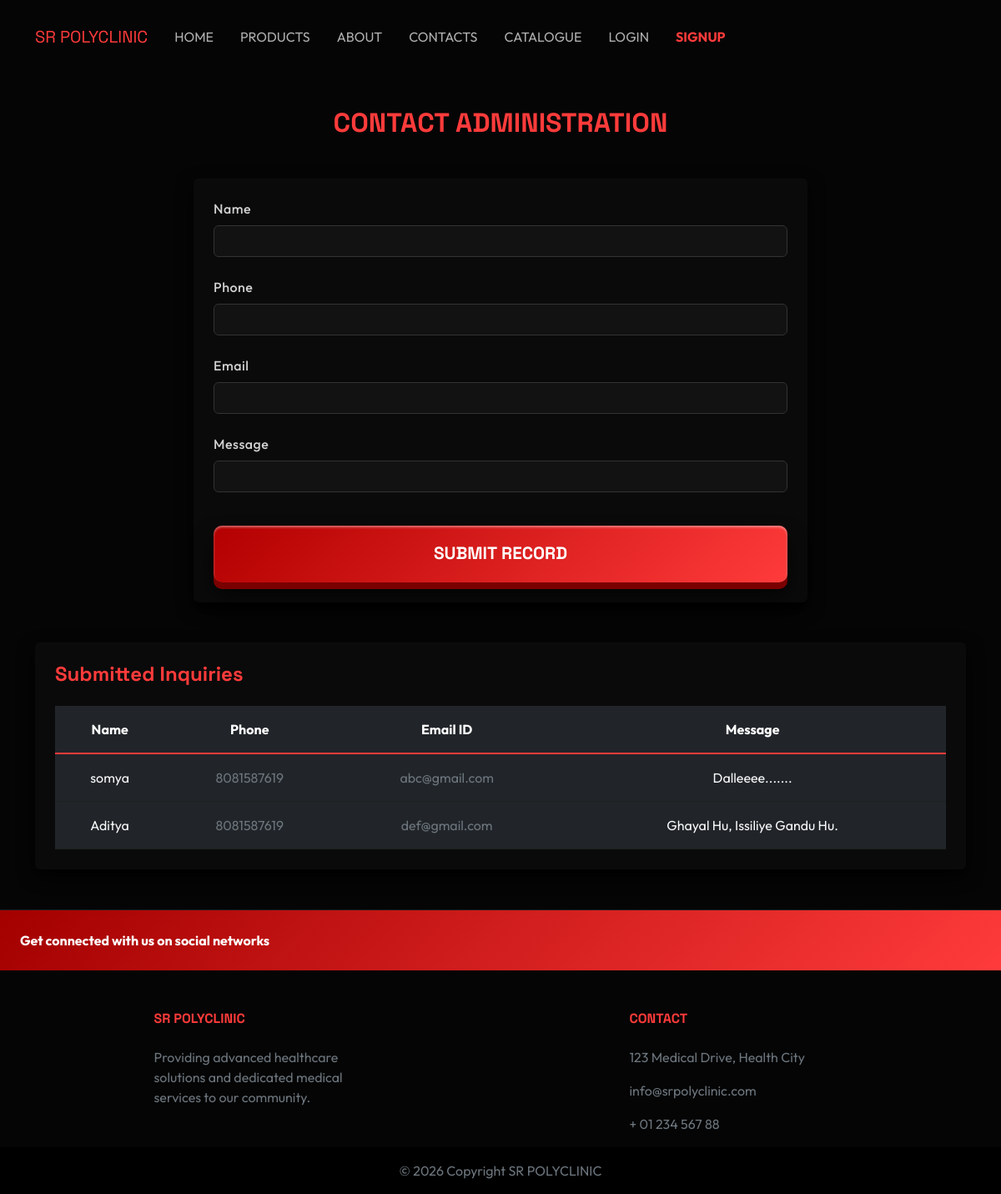
Page /contact/ on the committed database.
### Shop/models.py (models this page shows, shortened)
class Contact(models.Model):
    name = models.CharField(max_length=100)
    phone = models.CharField(max_length=100)
    emailid = models.EmailField(max_length=100)
    msg = models.TextField()

### Shop/views.py (the view, shortened to what this page needs)
# urls.py: path('contact/', views.contact, name="contact"),
def contact(r):
    d = Contact.objects.all()
    return render(r, 'contact.html', {'data': d})

### templates/contact.html (shortened to what this page needs)
{% extends 'base.html' %}
{% block content %}
<div class="container my-5">
    <h2 class="txt-red fw-bold mb-5 text-center text-uppercase">Contact Administration</h2>
    <div class="row justify-content-center">
        <div class="col-md-8">
            <div class="card bg-panel border-0 p-4 mb-5">
                <form action="/contact/" method="POST">
                    <div class="mb-4">
                        <label class="form-label">Name</label>
                        <input type="text" name="name" class="form-control">
                    </div>
                    <div class="mb-4">
                        <label class="form-label">Phone</label>
                        <input type="tel" name="phone" class="form-control">
                    </div>
                    <div class="mb-4">
                        <label class="form-label">Email</label>
                        <input type="email" name="email" class="form-control">
                    </div>
                    <div class="mb-4">
                        <label class="form-label">Message</label>
                        <input type="text" name="msg" class="form-control">
                    </div>
                    <button type="submit" class="btn-3d w-100 mt-3">Submit Record</button>
                </form>
            </div>
        </div>
    </div>
    <div class="card bg-panel border-0 p-4">
        <h4 class="txt-red fw-bold mb-4">Submitted Inquiries</h4>
        <div class="table-responsive">
            <table class="table table-dark table-hover table-borderless text-center align-middle m-0">
              <thead style="border-bottom: 2px solid #ff3b3b;">
                <tr>
                  <th scope="col" class="py-3">Name</th>
                  <th scope="col" class="py-3">Phone</th>
                  <th scope="col" class="py-3">Email ID</th>
                  <th scope="col" class="py-3">Message</th>
                </tr>
              </thead>
              <tbody>
                {% for contactItem in data %}
                <tr style="border-bottom: 1px solid #1f1f1f;">
                  <td class="py-3 text-light">{{contactItem.name}}</td>
                  <td class="py-3 text-secondary">{{contactItem.phone}}</td>
                  <td class="py-3 text-secondary">{{contactItem.emailid}}</td>
                  <td class="py-3 text-light">{{contactItem.msg}}</td>
                </tr>
                {% endfor %}
              </tbody>
            </table>
        </div>
    </div>
</div>
{% endblock %}

### static/css/base.css (style rules this page uses)
html, body { background-color: #050505 !important; color: #e0e0e0; font-family: 'Outfit', sans-serif; margin: 0; padding: 0; }
h1, h2, h3, h4, h5, h6, .navbar-brand, .modal-title { font-family: 'Space Grotesk', sans-serif; }
.bg-panel { background-color: #0a0a0a !important; box-shadow: inset 0 1px 1px rgba(255, 255, 255, 0.02), 0 8px 20px rgba(0, 0, 0, 0.9); color: #e0e0e0; }
.txt-red { color: #ff3b3b !important; }
.btn-3d { background: linear-gradient(135deg, #b30000, #ff3b3b); border: none; color: #ffffff; font-family: 'Space Grotesk', sans-serif; font-size: 1.3rem; font-weight: 700; padding: 18px 50px; border-radius: 10px; box-shadow: 0 8px 0 #7a0000, 0 15px 25px rgba(0,0,0,0.7), inset 0 2px 3px rgba(255,255,255,0.4); transition: all 0.1s ease; text-transform: uppercase; display: inline-block; text-decoration: none; cursor: pointer; }
.form-label { color: #d1d1d1 !important; font-weight: 500; letter-spacing: 0.5px; }
.form-control, .form-select { background-color: #121212 !important; border: 1px solid #333333 !important; color: #ffffff !important; transition: all 0.3s ease; }

### rows in the picture
Contact: name "somya", phone "8081587619", emailid "abc@gmail.com", msg "Dalleeee......."
Contact: name "Aditya", phone "8081587619", emailid "def@gmail.com", msg "Ghayal Hu, Issiliye Gandu Hu."
